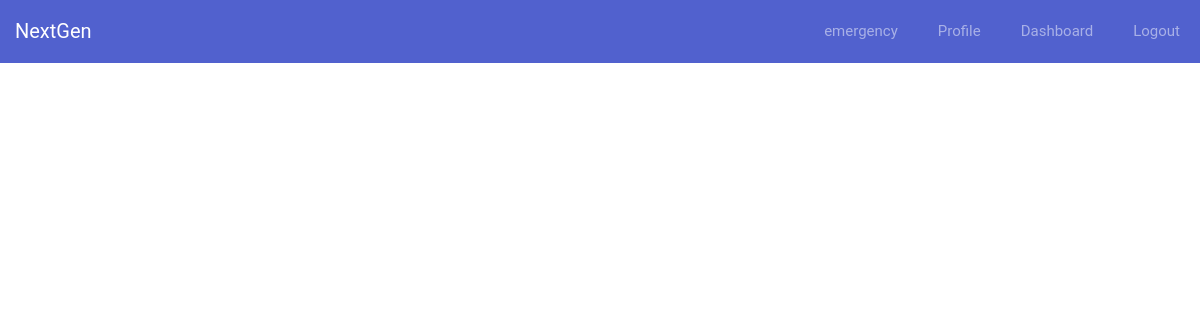
The app's page /doctorindex, older data.
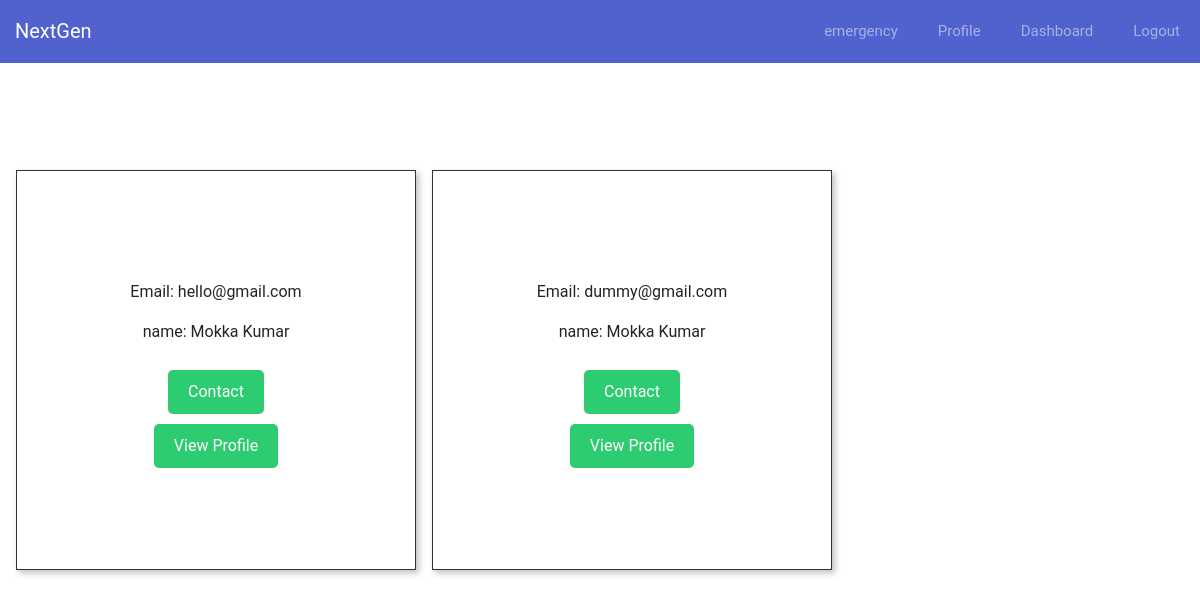
The same page, newer data.
### app/models.py (models this page shows, shortened)
class User(db.Model, UserMixin):
    __tablename__ = 'user'
    id = db.Column(db.Integer, primary_key=True)
    euid = db.Column(db.String(50), nullable=False)
    first_name = db.Column(db.String(100), nullable=False)
    last_name = db.Column(db.String(100), nullable=False)
    dob = db.Column(db.Date, nullable=False)
    email = db.Column(db.String(120), unique=True, nullable=False)
    password = db.Column(db.String(60), nullable=False)

### app/routes.py (the view)
@main.route('/doctorindex')
def doctorindex():
    persons = User.query.filter_by(euid="regular").all()
    return render_template('doctorindex.html', persons=persons)

### app/templates/doctorindex.html (shortened to what this page needs)
<link rel="stylesheet" href="https://stackpath.bootstrapcdn.com/bootstrap/4.5.2/css/bootstrap.min.css">
<link rel="stylesheet" href="https://cdnjs.cloudflare.com/ajax/libs/font-awesome/5.15.1/css/all.min.css">
<nav class="navbar navbar-expand-custom navbar-mainbg">
    <a class="navbar-brand navbar-logo" href="{{ url_for('main.index') }}">NextGen</a>
    <div class="collapse navbar-collapse" id="navbarSupportedContent">
        <ul class="navbar-nav ml-auto">
            <li><a href="{{url_for('main.emergency_support')}}">emergency</a></li>
            <li><a href="{{ url_for('main.display_user_profile') }}">Profile</a></li>
            <li><a href="{{ url_for('main.dashboard') }}">Dashboard</a></li>
            <li><a href="{{ url_for('main.logout') }}">Logout</a></li>
</nav>
<div class="custom-scroll-container">
    {% for person in persons%}
        <div class="custom-scroll-child">
            <p>Email: {{ person.email }}</p>
            <p>name: {{ person.first_name+" "+person.last_name }}</p>
            <button class="custom-scroll-button" onclick="window.location.href='{{ url_for('main.chat') }}'">Contact</button>
            <button class="custom-scroll-button" onclick="window.location.href='{{ url_for('main.view_user_profile', user_id=person.id) }}'">View Profile</button>
        </div>
    {% endfor %}
</div>

Row changes from the older to the newer data that the page shows:
now on this page (row edited): User: email "hello@gmail.com", first_name+last_name "Mokka Kumar"
added User: email "dummy@gmail.com", first_name+last_name "Mokka Kumar"
